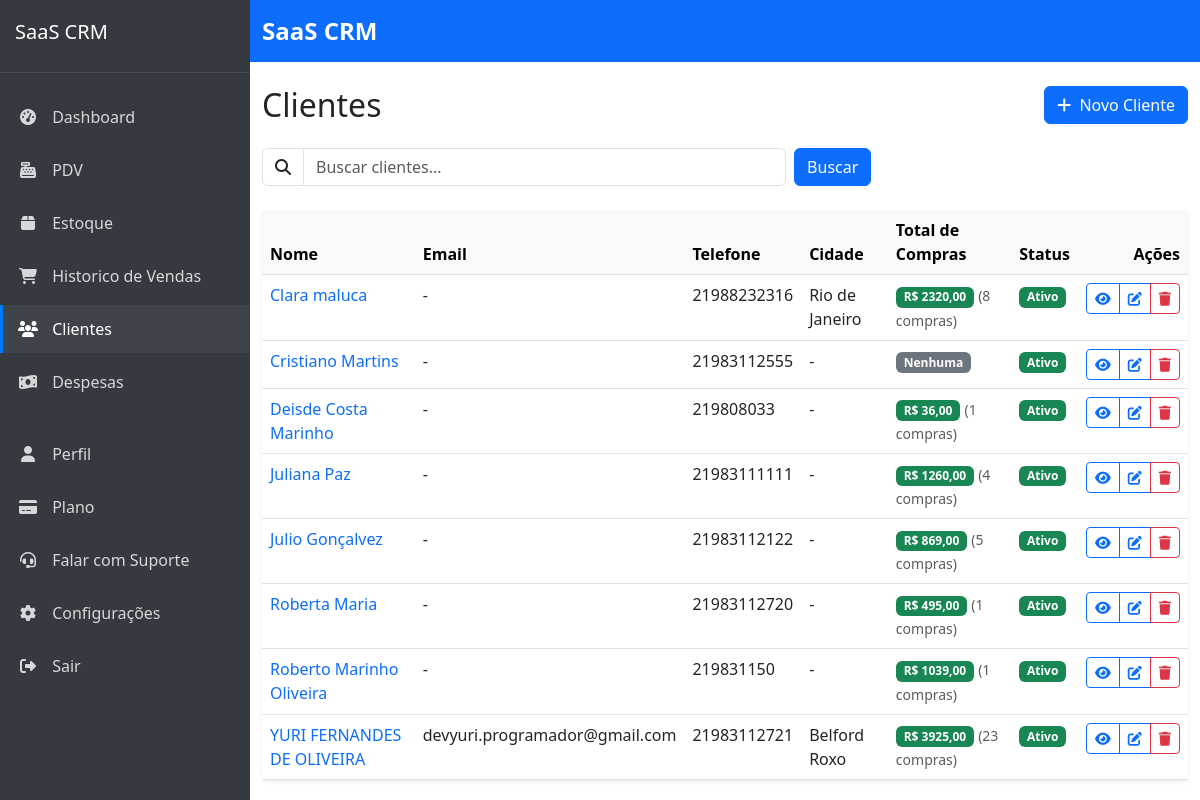
Screenshot of /sistema/clientes/ (signed in) with the database file from the repository.
### customers/models.py (models this page shows, shortened)
class Customer(models.Model):
    company = models.ForeignKey(Company, on_delete=models.CASCADE, verbose_name='Empresa', related_name='customers')
    name = models.CharField('Nome', max_length=100)
    email = models.EmailField('E-mail', max_length=100, blank=True, null=True)
    phone = models.CharField('Telefone', max_length=20, blank=True, null=True)
    address = models.CharField('Endereço', max_length=200, blank=True, null=True)
    city = models.CharField('Cidade', max_length=100, blank=True, null=True)
    state = models.CharField('Estado', max_length=2, blank=True, null=True)
    zipcode = models.CharField('CEP', max_length=9, blank=True, null=True)
    notes = models.TextField('Observações', blank=True, null=True)
    is_active = models.BooleanField('Ativo', default=True)
    loyalty_points = models.IntegerField('Pontos de Fidelidade', default=0)
    loyalty_tier = models.ForeignKey(LoyaltyTier, on_delete=models.SET_NULL, null=True, blank=True, verbose_name='Nível de Fidelidade')
    birthday = models.DateField('Data de Nascimento', null=True, blank=True)
    created_at = models.DateTimeField('Criado em', auto_now_add=True)
    updated_at = models.DateTimeField('Atualizado em', auto_now=True)
    class Meta:
        verbose_name = 'Cliente'
        verbose_name_plural = 'Clientes'
        ordering = ['name']
        unique_together = [['company', 'email'], ['company', 'phone']]  # Prevent duplicate contacts within same company
    @property
    def total_purchases(self):
        from sales.models import Sale
        total = Sale.objects.filter(
            customer=self,
            status='paid'
        ).aggregate(
            total=Sum('total')
        )['total'] or 0
        return total
    @property
    def total_purchases_count(self):
        from sales.models import Sale
        return Sale.objects.filter(customer=self, status='paid').count()

### customers/views.py (the view, shortened to what this page needs)
# urls.py: path('', views.customer_list, name='customer_list'),
@login_required
def customer_list(request):
    query = request.GET.get('query', '')
    customers = Customer.objects.filter(company=request.user.company)
    customers = customers.order_by('name')
    paginator = Paginator(customers, 10)
    page_number = request.GET.get('page', 1)
    customers_page = paginator.get_page(page_number)
    context = {
        'customers': customers_page,
        'query': query,
    }
    return render(request, 'customers/customer_list.html', context)

### saas_crm/urls.py (called while the page is built)
    def __call__(self, request):
        if request.user.is_authenticated and request.user.is_superuser and 'impersonate_user_id' in request.session:
            user_id = request.session['impersonate_user_id']
            try:
                request.real_user = request.user
                request.user = User.objects.get(pk=user_id)
                request.is_impersonating = True
            except User.DoesNotExist:
                del request.session['impersonate_user_id']
        response = self.get_response(request)
        return response

### templates/customers/customer_list.html (shortened to what this page needs)
{% extends 'core/base.html' %}
{% load static %}
{% load humanize %}
{% block content %}
<div class="d-flex justify-content-between align-items-center mb-4">
    <h1 class="h2 mb-0">Clientes</h1>
    <a href="{% url 'customers:customer_create' %}" class="btn btn-primary">
        <i class="fas fa-plus me-1"></i> Novo Cliente
    </a>
</div>
<div class="row mb-4">
    <div class="col-md-8">
        <form method="get" class="d-flex gap-2">
            <div class="flex-grow-1">
                <div class="input-group">
                    <span class="input-group-text bg-transparent">
                        <i class="fas fa-search"></i>
                    </span>
                    <input type="text" name="query" class="form-control" placeholder="Buscar clientes..." value="{{ query }}">
                </div>
            </div>
            <button type="submit" class="btn btn-primary">Buscar</button>
        </form>
    </div>
</div>
<div class="card border-0 shadow-sm">
    <div class="card-body p-0">
        <div class="table-responsive">
            <table class="table table-hover mb-0">
                <thead class="table-light">
                    <tr>
                        <th scope="col">Nome</th>
                        <th scope="col">Email</th>
                        <th scope="col">Telefone</th>
                        <th scope="col">Cidade</th>
                        <th scope="col">Total de Compras</th>
                        <th scope="col">Status</th>
                        <th scope="col" class="text-end">Ações</th>
                    </tr>
                </thead>
                <tbody>
                    {% for customer in customers %}
                    <tr>
                        <td>
                            <a href="{% url 'customers:customer_detail' customer.id %}" class="text-decoration-none">
                                {{ customer.name }}
                            </a>
                        </td>
                        <td>{{ customer.email|default:"-" }}</td>
                        <td>{{ customer.phone|default:"-" }}</td>
                        <td>{{ customer.city|default:"-" }}</td>
                        <td>
                            {% if customer.total_purchases > 0 %}
                            <span class="badge bg-success">R$ {{ customer.total_purchases|floatformat:2 }}</span>
                            <small class="text-muted">({{ customer.total_purchases_count }} compras)</small>
                            {% else %}
                            <span class="badge bg-secondary">Nenhuma</span>
                            {% endif %}
                        </td>
                        <td>
                            {% if customer.is_active %}
                            <span class="badge bg-success">Ativo</span>
                            {% else %}
                            <span class="badge bg-danger">Inativo</span>
                            {% endif %}
                        </td>
                        <td class="text-end">
                            <div class="btn-group">
                                <a href="{% url 'customers:customer_detail' customer.id %}" class="btn btn-sm btn-outline-primary">
                                    <i class="fas fa-eye"></i>
                                </a>
                                <a href="{% url 'customers:customer_update' customer.id %}" class="btn btn-sm btn-outline-primary">
                                    <i class="fas fa-edit"></i>
                                </a>
                                <a href="{% url 'customers:customer_delete' customer.id %}" class="btn btn-sm btn-outline-danger">
                                    <i class="fas fa-trash"></i>
                                </a>
                            </div>
                        </td>
                    </tr>
                    {% empty %}
                    <tr>
                        <td colspan="7" class="text-center py-4">
                            <p class="text-muted mb-0">Nenhum cliente encontrado.</p>
                        </td>
                    </tr>
                    {% endfor %}
                </tbody>
            </table>
        </div>
    </div>
</div>
{% endblock %}

### templates/core/base.html (style rules this page uses)
body { display: flex; min-height: 100vh; flex-direction: column; }

### rows the page displays
Customer: name "Clara maluca", email "-", phone "21988232316", city "Rio de Janeiro", total_purchases "2320,00", total_purchases_count "8", is_active "Ativo"
Customer: name "Cristiano Martins", email "-", phone "21983112555", city "-", shows "Nenhuma", is_active "Ativo"
Customer: name "Deisde Costa Marinho", email "-", phone "219808033", city "-", total_purchases "36,00", total_purchases_count "1", is_active "Ativo"
Customer: name "Juliana Paz", email "-", phone "21983111111", city "-", total_purchases "1260,00", total_purchases_count "4", is_active "Ativo"
Customer: name "Julio Gonçalvez", email "-", phone "21983112122", city "-", total_purchases "869,00", total_purchases_count "5", is_active "Ativo"
Customer: name "Roberta Maria", email "-", phone "21983112720", city "-", total_purchases "495,00", total_purchases_count "1", is_active "Ativo"
Customer: name "Roberto Marinho Oliveira", email "-", phone "219831150", city "-", total_purchases "1039,00", total_purchases_count "1", is_active "Ativo"
Customer: name "YURI FERNANDES DE OLIVEIRA", email "devyuri.programador@gmail.com", phone "21983112721", city "Belford Roxo", total_purchases "3925,00", total_purchases_count "23", is_active "Ativo"
